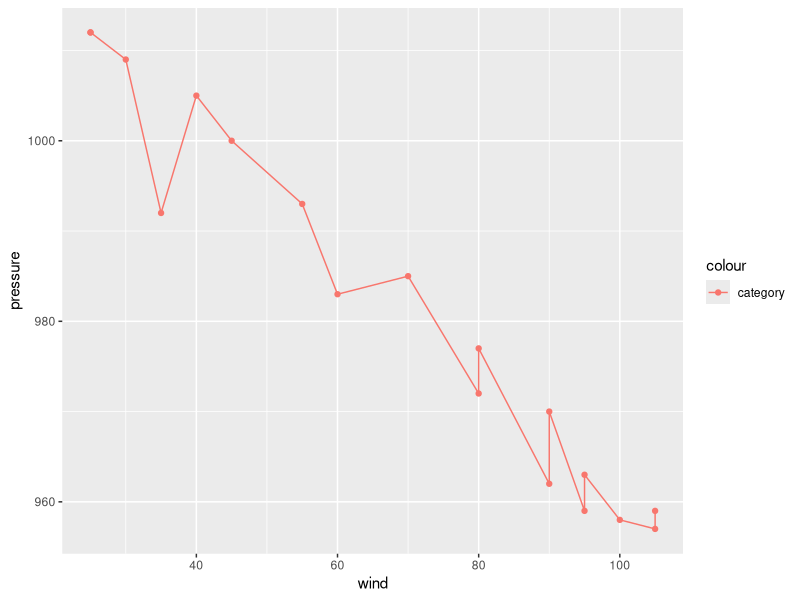
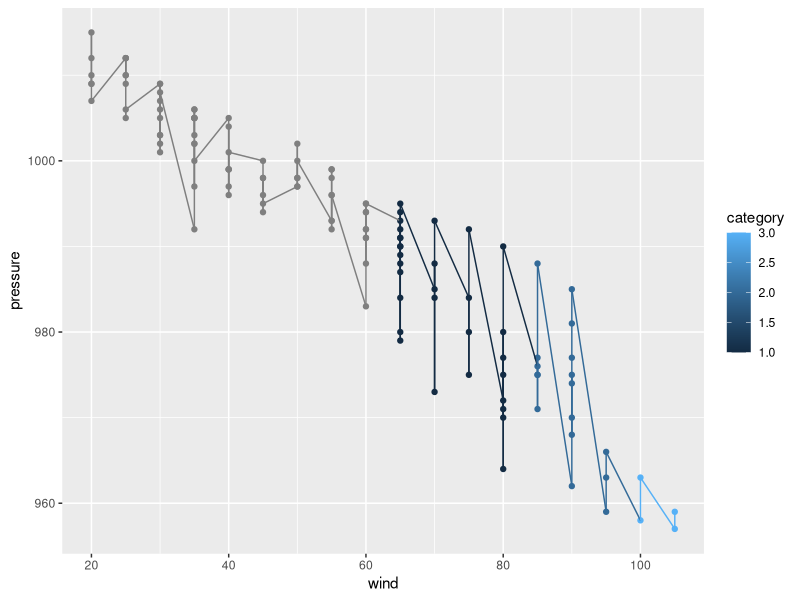

Write the R code that produced these figures, in order.
## ---- chunk 1
# Load the tidyverse library rather than multiple individual libraries
library(tidyverse)

# Select only those columns from the dataset which are numeric
select (storms, where(is.numeric))
## ---- chunk 2
# Select only those columns from the dataset which contain character/string data
select(storms, where(is.character))
## ---- chunk 3
# Select only those columns which contain the letter "e"
select(storms, contains("o"))
## ---- chunk 4
# Change all columns to character/string data
mutate(storms, across(everything(), as.character))
## ---- chunk 5
# Change ONLY the numeric columns to character data using where()
mutate(storms, across(where(is.numeric), as.character))
## ---- chunk 6
# Count the number of storms using the count() function
# Arrange the data by the number of storms to find the year with the most
number_storms <- count(storms, year)
arrange(number_storms, desc(n))

## ---- chunk 7
# Combining select() and filter() using storms

#filter a single storm based upon name and year
storm_Belle <- filter(storms, name == "Belle", year == 1976)

# select only the name, wind, pressure and category columns
select(storm_Belle, name, wind, pressure, category)

# plot the wind on the x-axis and pressure on the y-axis
ggplot(storm_Belle, aes(x = wind, y = pressure, colour = "category")) +
# add both points and lines  
  geom_point() +
  geom_line()

## ---- chunk 8
# Add more storms to the above exercise. I'm using everything in 1976

#filter a single storm based upon year
storms_76 <- filter(storms, year == 1976)

# select only the name, wind, pressure and category columns
select(storms_76, name, wind, pressure, category)

# plot the wind on the x-axis and pressure on the y-axis, colour each by category
ggplot(storms_76, aes(x = wind, y = pressure, colour = category)) +
# add both points and lines  
  geom_point() +
  geom_line()
